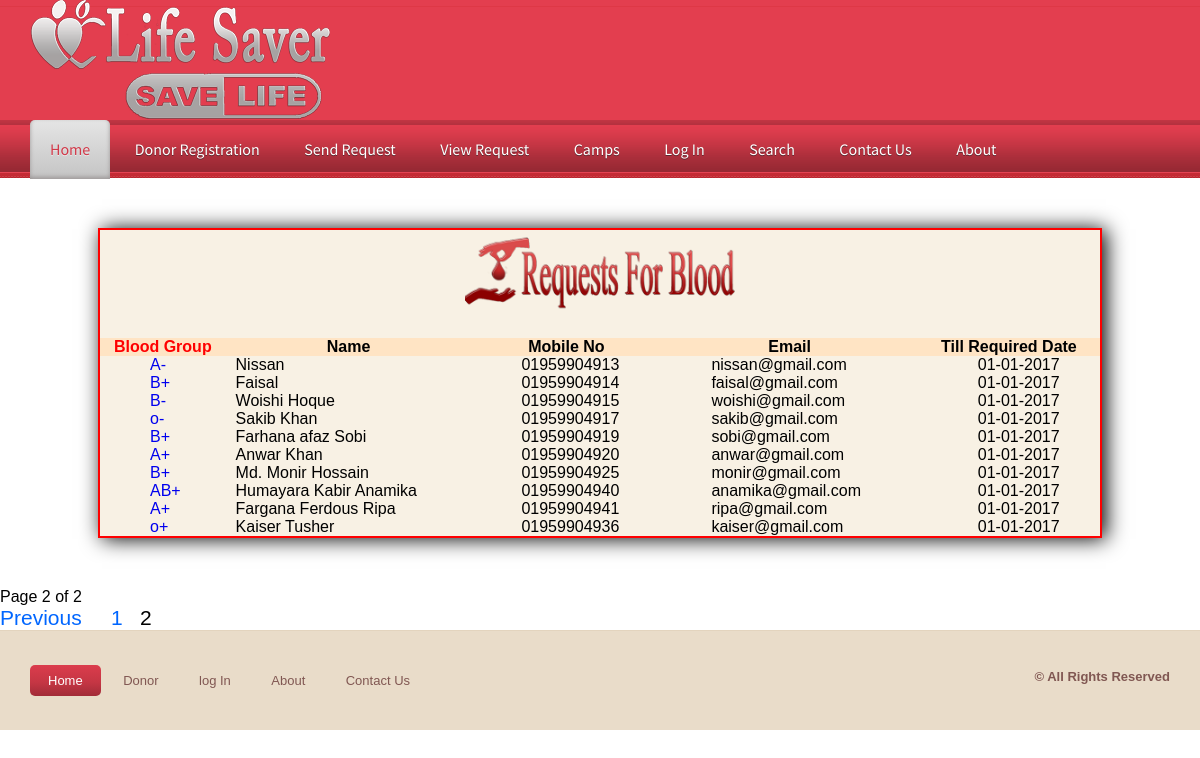
Screenshot of /viewrequest.php?pn=2 with the database file from the repository.
### tables this page shows
CREATE TABLE IF NOT EXISTS `requestes` (
  `req_id` int(100) NOT NULL,
  `name` varchar(100) NOT NULL,
  `gender` varchar(100) NOT NULL,
  `age` varchar(100) NOT NULL,
  `mobile` varchar(100) NOT NULL,
  `email` varchar(100) NOT NULL,
  `bgroup` varchar(100) NOT NULL,
  `reqdate` datetime NOT NULL,
  `detail` varchar(500) NOT NULL,
  `hospital_name` varchar(100) NOT NULL
);

### viewrequest.php (the view, shortened to what this page needs)
<?php include('admin/function.php');
$cn=mysqli_connect("localhost","root","","bloodbank");
$sql = "SELECT COUNT(*) FROM requestes";
$query = mysqli_query($cn, $sql);
$row = mysqli_fetch_row($query);
$rows = $row[0];
$page_rows = 10;
$last = ceil($rows/$page_rows);
$pagenum = 1;
if(isset($_GET['pn'])){
    $pagenum = preg_replace('#[^0-9]#', '', $_GET['pn']);
}
$limit = 'LIMIT ' .($pagenum - 1) * $page_rows .',' .$page_rows;
$sql = "SELECT * FROM requestes ORDER BY UNIX_TIMESTAMP(reqdate) ASC $limit";
$query = mysqli_query($cn, $sql);
$textline2 = "Page <b>$pagenum</b> of <b>$last</b>";
$paginationCtrls = '';
if($last != 1){
    if ($pagenum > 1) {
        $previous = $pagenum - 1;
        $paginationCtrls .= '<a href="'.$_SERVER['PHP_SELF'].'?pn='.$previous.'">Previous</a> &nbsp; &nbsp; ';
        for($i = $pagenum-4; $i < $pagenum; $i++){
            if($i > 0){
                $paginationCtrls .= '<a href="'.$_SERVER['PHP_SELF'].'?pn='.$i.'">'.$i.'</a> &nbsp; ';
            }
        }
    }
    $paginationCtrls .= ''.$pagenum.' &nbsp; ';
}
?>
<?php require 'header.php'; ?>
<div style="height:auto; width:1000px; margin:auto; margin-top:50px; margin-bottom:50px; background-color:#f8f1e4; border:2px solid red; box-shadow:4px 1px 20px black;">
     <form method="post" enctype="multipart/form-data">
 <table cellpadding="20" cellspacing="20" width="1000px" height="200px"  style="margin:auto" >
   <tr><td colspan="7" align="center"><img src="Images/brequest.png" height="90px" /></td></tr>
   <tr><td>&nbsp;</td><td>&nbsp;</td></tr>
 <tr style="background-color:bisque" align="center" class="bold">
             <td class="bold" style="color:red"  >Blood Group</td>
             <td align="center">Name</td>
             <td align="center">Mobile No</td>
             <td align="center">Email</td>
            <td align="center">Till Required Date</td>
        </tr>
<?php
	while($data=mysqli_fetch_array($query))
	{
        $Weddingdate = new DateTime($data['7']);
        $date = date_format($Weddingdate, 'd-m-Y');
        if((new DateTime($date) >= new DateTime(""))){
            echo"<tr><td  style=' padding-left:50px'><a href='details.php?q=". $data[0] ."' target='PromoteFirefoxWindow'
 onclick='openRequestedPopup(this.href, this.target); return false;'>$data[6]</a></td><td  style=' padding-left:10px'>$data[1]</td><td  style=' padding-left:50px'>$data[4]</td><td  style=' padding-left:50px'>$data[5]</td><td  style=' padding-left:60px'>$date</td></tr>";
        }
			}
			?>
</table>
</form>
        </div>
           <p><?php echo $textline2; ?></p>
 <div id="pagination_controls"><?php echo $paginationCtrls; ?></div>
<?php require 'footer.php'; ?>

### css/lightbox.css (style rules this page uses)
body:after { content: url(../img/close.png) url(../img/loading.gif) url(../img/prev.png) url(../img/next.png); display: none; }

### StyleSheet.css (style rules this page uses)
.bold { font-weight:bold; }

### css/style.css (style rules this page uses)
html,body,div,span,applet,object,iframe,h1,h2,h3,h4,h5,h6,p,blockquote,pre,a,abbr,acronym,address,big,cite,code,del,dfn,em,img,ins,kbd,q,s,samp,small,strike,strong,sub,sup,tt,var,b,u,i,dl,dt,dd,ol,nav ul,nav li,fieldset,form,label,legend,table,caption,tbody,tfoot,thead,tr,th,td,article,aside,canvas,details,embed,figure,figcaption,footer,header,hgroup,menu,nav,output,ruby,section,summary,time,mark,audio,video { margin:0;padding:0;border:0;font-size:100%;font:inherit;vertical-align:baseline; }
table { border-collapse:collapse;border-spacing:0; }
a { text-decoration:none; }
img { max-width:100%; }
body { font-family: Arial, Geneva,Helvetica, sans-serif; font-size: 100%; }

### header.php (style rules this page uses)
body { font-family:"Trebuchet MS", Arial, Helvetica, sans-serif; }
div#pagination_controls { font-size:21px; }
div#pagination_controls > a { color:#06F; }

### rows the page displays
requestes: bgroup "A-", name "Nissan", mobile "01959904913", email "nissan@gmail.com", reqdate "01-01-2017"
requestes: bgroup "B+", name "Faisal", mobile "01959904914", email "faisal@gmail.com", reqdate "01-01-2017"
requestes: bgroup "B-", name "Woishi Hoque", mobile "01959904915", email "woishi@gmail.com", reqdate "01-01-2017"
requestes: bgroup "o-", name "Sakib Khan", mobile "01959904917", email "sakib@gmail.com", reqdate "01-01-2017"
requestes: bgroup "B+", name "Farhana afaz Sobi", mobile "01959904919", email "sobi@gmail.com", reqdate "01-01-2017"
requestes: bgroup "A+", name "Anwar Khan", mobile "01959904920", email "anwar@gmail.com", reqdate "01-01-2017"
requestes: bgroup "B+", name "Md. Monir Hossain", mobile "01959904925", email "monir@gmail.com", reqdate "01-01-2017"
requestes: bgroup "AB+", name "Humayara Kabir Anamika", mobile "01959904940", email "anamika@gmail.com", reqdate "01-01-2017"
requestes: bgroup "A+", name "Fargana Ferdous Ripa", mobile "01959904941", email "ripa@gmail.com", reqdate "01-01-2017"
requestes: bgroup "o+", name "Kaiser Tusher", mobile "01959904936", email "kaiser@gmail.com", reqdate "01-01-2017"

### other values shown
$pagenum "2"
$last "2"
